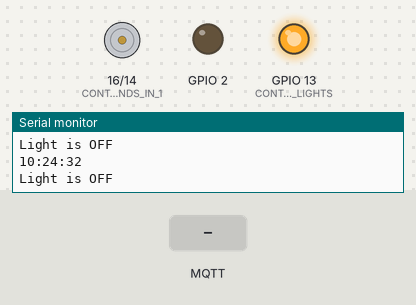
A sketch run on a simulated ESP8266 (Wemos D1 mini). On the bench: motor-driver pin pairs drawn as motors (green arrow = first pin HIGH = forward, orange = second pin HIGH = backward, longer = more drive, scaled by the enable pin), output pins drawn as LEDs (lit = HIGH), the last lines printed to the serial monitor. The test bench sets the inputs (shaded band). WiFi joins after 1.5 s; servers stay silent unless stated; network time is answered at once with the bench clock; the local clock reads 2024-03-15 10:24:30 at power-on unless the sketch sets it; random numbers use the default seed unless the sketch sets one; no MQTT or app messages arrive unless stated.

Above: at 2.7 s.
2.8 s: MQTT message "1" arrives on the first subscribed topic
At 3.4 s:
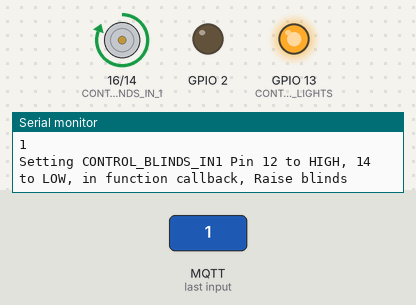
4.3 s: MQTT message "0" arrives on the first subscribed topic
At 5.5 s:
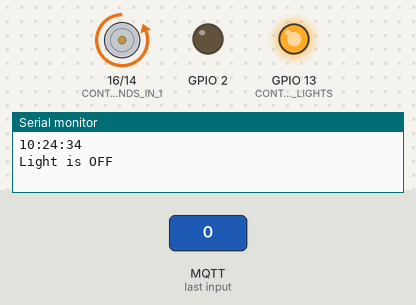
5.8 s: MQTT message "2" arrives on the first subscribed topic
At 6.8 s:
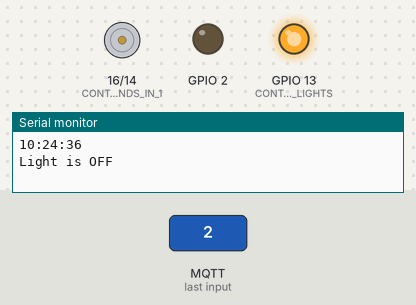
7.3 s: MQTT message "1" arrives on the second subscribed topic
At 7.45 s:
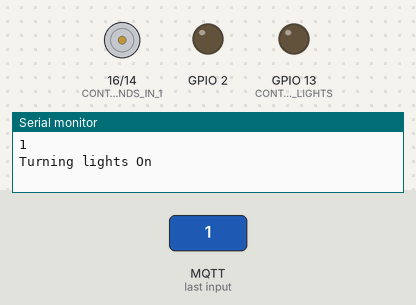
Timing chart, 0 to 10.1 s (numbered marks = the images above; inputs shaded):
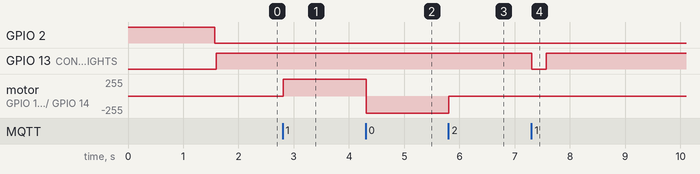

The sketch:

Wemos_CurtainBlinds_LivRmLights_NTP_MQTTBroker.ino
```cpp
/*
 Basic ESP8266 MQTT example
 This sketch demonstrates the capabilities of the pubsub library in combination
 with the ESPxxx Wemos board.
 It will reconnect to the server if the connection is lost using a blocking
 reconnect function. See the 'mqtt_reconnect_nonblocking' example for how to
 achieve the same result without blocking the main loop.
*/
//Im using Wemos D1 R1 - set this settings when compiling
#include <ESP8266WiFi.h>
#include <PubSubClient.h>
#include <NTPClient.h>
#include <WiFiUdp.h>


#include <dht.h>

// Update these with values suitable for your network.

const char* ssid = "JioFiber-24_EXT";
const char* password = "xxx";
WiFiUDP ntpUDP;

NTPClient timeClient(ntpUDP);

const char* mqtt_server = "m12.cloudmqtt.com";

// Generally, you should use "unsigned long" for variables that hold time
// The value will quickly become too large for an int to store
unsigned long previousMillis = 0;
const long interval = 1000;           // interval at which to blink (milliseconds)


WiFiClient espClient;
PubSubClient client(espClient);
long lastMsg = 0;
char msg[50];
int value = 0;
#define CONTROL_BLINDS_IN_1   16 // D0
#define CONTROL_BLINDS_IN_2   14 // D5
#define CONTROL_BLINDS_EN_A   12 // D6

#define CONTROL_LIV_ROOM_LIGHTS  13 // also known as D7 ( thanks to Daksh )

#define DHT11_PIN 12
dht DHT;
int lights_on=1; // global variable

void setup_wifi() {
  String newHostname = "Curtain_Wemos_D1R1";

  delay(10);
  // We start by connecting to a WiFi network
  Serial.println();
  // don't touch as there is no relay here !
  // shashi - Sep 21st 2022 digitalWrite(CONTROL_BLINDS, HIGH); // turn off the Control lights to begin with, HIGH is off !!
  //Serial.println ("Close off ");
  Serial.print("Connecting to ");
  Serial.println(ssid);
  WiFi.hostname (newHostname.c_str());

  WiFi.begin(ssid, password);

  while (WiFi.status() != WL_CONNECTED) {
    delay(500);
    Serial.print(".");
  }

  randomSeed(micros());

  Serial.println("");
  Serial.println("WiFi connected");
  Serial.println("IP address: ");
  Serial.println(WiFi.localIP());
  Serial.println(WiFi.hostname().c_str());

}

void callback(char* topic, byte* payload, unsigned int length) {
  Serial.print("Message arrived [");
  Serial.print(topic);
  Serial.print("] ");
  String topicStr = topic;

  // Do a string compare of what we got, since we got a character string, and we have to
  // compare, convert character string to a String class and do the comparision.

  if ( topicStr.compareTo( "inBlindsControl") == 0 )  {
      Serial.println (" Shashi : inBlindsControl is the topic");
      for (int i = 0; i < length; i++) {
        Serial.print((char)payload[i]);
      }
      Serial.println();

      // Switch on the LED if an 1 was received as first character
      if ((char)payload[0] == '1') { //CW - raise
        Serial.println("Setting CONTROL_BLINDS_IN1 Pin 12 to HIGH, 14 to LOW, in function callback, Raise blinds ");
        digitalWrite(CONTROL_BLINDS_EN_A, HIGH);  // enable the motor,
        digitalWrite(CONTROL_BLINDS_IN_1, HIGH);   // Motor CW
        digitalWrite(CONTROL_BLINDS_IN_2, LOW);    //

        // it is actually HIGH
        //
      } else if ((char)payload[0] == '0') { // ccw - Lower
        Serial.println("Lower blinds  CONTROL_BLINDS Pin 12 to HIGH, . in function callback, Lower Blinds ");
        digitalWrite(CONTROL_BLINDS_EN_A, HIGH);  // enable the motor,
        digitalWrite(CONTROL_BLINDS_IN_1, LOW);   // Pin 16 Motor CCW
        digitalWrite(CONTROL_BLINDS_IN_2, HIGH);  //  Pin 13

      } else if ((char)payload[0] == '2') {  // Motor off
        Serial.println("Motor Off CONTROL_BLINDS Pin 12 ENA to LOW, in function callback, Motor Off ");
        digitalWrite(CONTROL_BLINDS_EN_A, LOW);  // Disable the ENABLE PIN,
      }
  } else if ( topicStr.compareTo( "inLivrmLightsControlTopic") == 0 )  {

      Serial.println ( "the string is inLivrmLightsControlTopic ") ;
      for (int i = 0; i < length; i++) {
        Serial.print((char)payload[i]);
      }
      Serial.println();

      // Switch on the LED if an 1 was received as first character
      if ((char)payload[0] == '1') { //ON received
        Serial.println("Turning lights On");
        digitalWrite(CONTROL_LIV_ROOM_LIGHTS, LOW); // its the reverse

        //
      } else if ((char)payload[0] == '0') {
        Serial.println("Turning Lights Off");
        digitalWrite(CONTROL_LIV_ROOM_LIGHTS, HIGH);
      }
  }
}

void reconnect() {
  // Loop until we're reconnected
  int flag = 0;

  while (!client.connected()) {
    Serial.print("Attempting MQTT connection...");
    // Create a random client ID
    String clientId = "ESP8266Client-";
    clientId += String(random(0xffff), HEX);
    // Attempt to connect
    if (client.connect(clientId.c_str(), "oxefqvkn", "<PASSWORD>" )) {
      Serial.println("connected");
      // Once connected, publish an announcement...
      if ( flag ) {
         flag =0;
         Serial.println("sending a 1");
         client.publish("outTopic", "1");
      } else {
        Serial.println("sending a 0");
        client.publish("outTopic", "0");
      }
      // ... and resubscribe
      client.subscribe("inBlindsControl");
      client.subscribe("inLivrmLightsControlTopic");
    } else {
      Serial.print("failed, rc=");
      Serial.print(client.state());
      Serial.println(" try again in 5 seconds");
      digitalWrite(LED_BUILTIN, HIGH);   // Turn the LED OFF to indicate that the connection is not done.

      // Wait 5 seconds before retrying
      delay(5000);
    }
  }
}

void setup() {
  pinMode(LED_BUILTIN, OUTPUT);     // Initialize the BUILTIN_LED pin as an output
  digitalWrite(LED_BUILTIN, HIGH);   // Turn the LED OFF - to indicate connection not done yet.

  // Initialize pin 12,14 and 16 for turning lights on and off.
  pinMode (CONTROL_BLINDS_IN_1, OUTPUT);
  pinMode (CONTROL_BLINDS_IN_2, OUTPUT);
  pinMode (CONTROL_BLINDS_EN_A, OUTPUT);
  pinMode (CONTROL_LIV_ROOM_LIGHTS, OUTPUT);

  Serial.begin(115200);
  //Serial.println ("turning CONTROL LIGHTS/Pin 14 off i.e HIGH ");
  setup_wifi();
  client.setServer(mqtt_server, 19757);
  client.setCallback(callback);

  // Code for NTP added from here.
  timeClient.setTimeOffset(19800);

  timeClient.begin();
}

void loop() {

//  char publish_str [20];

  if (!client.connected()) {
    digitalWrite(LED_BUILTIN, HIGH);   // Got disconnected, so turn the wifi indicator off.
    reconnect();
  }
  client.loop();
  digitalWrite(LED_BUILTIN, LOW);   // Got connected, enable wifi indicator on.

  // code migrated, to get the current time - done every second.
  // code - without using delay, nonblocking, gets time.
  unsigned long currentMillis = millis();
  if (currentMillis - previousMillis >= interval) {
    // save the last time you blinked the LED
    previousMillis = currentMillis;
    // Serial.println ( "hello world");
    timeClient.update();

    Serial.println(timeClient.getFormattedTime());
    int curHour = timeClient.getHours();
    //Serial.println(curHour);

    int curMinutes = timeClient.getMinutes();
    //Serial.println(curMinutes);
    if (( curHour >= 18 ) && ( curHour <= 22 ) ) {
    //if ( lights_on == 0 ) {

      Serial.println ("Light is ON ");
      digitalWrite(CONTROL_LIV_ROOM_LIGHTS, LOW);  // Lights On,
      lights_on=1;
    } else {
      lights_on=0;
      Serial.println ("Light is OFF ");
      digitalWrite(CONTROL_LIV_ROOM_LIGHTS, HIGH);  // Lights On,

    }

  }
}
```

Measured:
- after the input at 2.8 s, motor on GPIO 16 (CONTROL_BLINDS_IN_1) / GPIO 14 (CONTROL_BLINDS_IN_2): stopped → forward 255/255 at once
- after the input at 4.3 s, motor on GPIO 16 (CONTROL_BLINDS_IN_1) / GPIO 14 (CONTROL_BLINDS_IN_2): forward 255/255 → backward 255/255 at once
- after the input at 5.8 s, motor on GPIO 16 (CONTROL_BLINDS_IN_1) / GPIO 14 (CONTROL_BLINDS_IN_2): backward 255/255 → stopped at once
- after the input at 7.3 s, GPIO 13 (CONTROL_LIV_ROOM_LIGHTS): HIGH → LOW at once, → HIGH 0.26 s later
